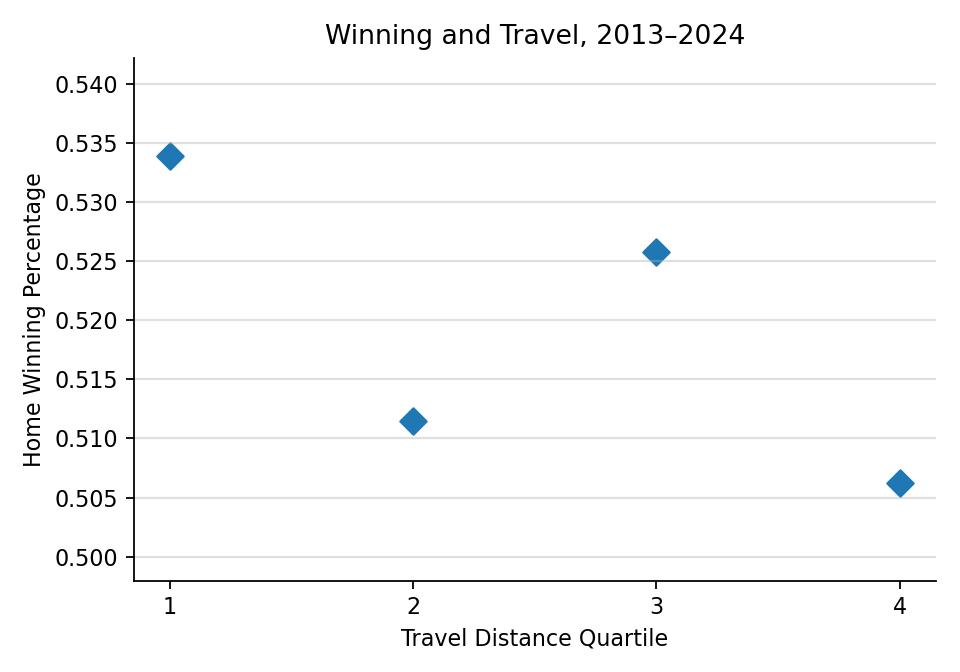

Here is the Python script that generated this plot:
# winning_vs_travel_2013_2024.py
# Produces: winning_vs_travel_quartiles_2013_2024.csv and winning_vs_travel_2013_2024.png

import pandas as pd
import numpy as np
from pathlib import Path
import matplotlib.pyplot as plt

# ---------------- CONFIG ----------------
# Adjust paths if your repo layout differs
PROJECT_ROOT = Path(__file__).resolve().parent
DATA_FOLDER  = PROJECT_ROOT / "data" / "out"       # expects data/out/<YEAR>/games.csv
RESULTS_CSV  = PROJECT_ROOT / "results_by_game.csv"  # built from box scores
START_YEAR, END_YEAR = 2013, 2024

OUT_CSV = PROJECT_ROOT / "winning_vs_travel_quartiles_2013_2024.csv"
OUT_PNG = PROJECT_ROOT / "winning_vs_travel_2013_2024.png"

# ---------------- HELPERS ----------------
def haversine(lat1, lon1, lat2, lon2):
    R = 6371.0
    phi1, phi2 = np.radians(lat1), np.radians(lat2)
    dphi = np.radians(lat2 - lat1)
    dlambda = np.radians(lon2 - lon1)
    a = np.sin(dphi/2.0)**2 + np.cos(phi1)*np.cos(phi2)*np.sin(dlambda/2.0)**2
    c = 2 * np.arctan2(np.sqrt(a), np.sqrt(1-a))
    return R * c

# Approx stadium/city lat/lon by Retrosheet team code
team_coords = {
    "ARI": (33.4484, -112.0740), "ATL": (33.7490, -84.3880),  "BAL": (39.2904, -76.6122),
    "BOS": (42.3601, -71.0589),  "CHN": (41.8781, -87.6298),  "CHA": (41.8781, -87.6298),
    "CIN": (39.1031, -84.5120),  "CLE": (41.4993, -81.6944),  "COL": (39.7392, -104.9903),
    "DET": (42.3314, -83.0458),  "FLA": (25.7617, -80.1918),  "MIA": (25.7617, -80.1918),
    "HOU": (29.7604, -95.3698),  "KCA": (39.0997, -94.5786),  "ANA": (33.8366, -117.9143),
    "LAA": (33.8366, -117.9143), "LAN": (34.0522, -118.2437), "MIL": (43.0389, -87.9065),
    "MIN": (44.9778, -93.2650),  "MON": (45.5089, -73.5542),  "NYN": (40.7128, -74.0060),
    "NYA": (40.7128, -74.0060),  "OAK": (37.8044, -122.2711), "PHI": (39.9526, -75.1652),
    "PIT": (40.4406, -79.9959),  "SDN": (32.7157, -117.1611), "SEA": (47.6062, -122.3321),
    "SFN": (37.7749, -122.4194), "SLN": (38.6270, -90.1994),  "TBA": (27.9506, -82.4572),
    "TEX": (32.7555, -97.3308),  "TOR": (43.6532, -79.3832),  "WAS": (38.9072, -77.0369),
}

def load_games_for_year(year: int) -> pd.DataFrame:
    """Load and normalize a year's games.csv."""
    fp = DATA_FOLDER / str(year) / "games.csv"
    if not fp.exists():
        return pd.DataFrame()
    g = pd.read_csv(fp, low_memory=False)
    g = g.rename(columns=str.lower)
    # normalize required columns
    if "number" not in g.columns:
        g["number"] = 1
    if "site" not in g.columns and "park" in g.columns:
        g["site"] = g["park"]
    if "site" not in g.columns:
        g["site"] = g["hometeam"]
    g["date"] = pd.to_datetime(g["date"], errors="coerce")
    keep = [c for c in ["game_id","date","hometeam","visteam","site","number"] if c in g.columns]
    g = g[keep].dropna(subset=["date"])
    return g

def compute_visitor_travel(games: pd.DataFrame) -> pd.DataFrame:
    """Distance the visitor traveled into each game from their previous game location."""
    games = games.copy().sort_values(["visteam","date","number"])
    last_loc = {}
    dists = []
    for _, r in games.iterrows():
        v = r["visteam"]; home = r["hometeam"]
        if home not in team_coords or v not in team_coords:
            dists.append(np.nan); continue
        dest = team_coords[home]
        if v in last_loc:
            d = haversine(*last_loc[v], *dest)
        else:
            d = np.nan
        dists.append(d)
        last_loc[v] = dest
    games["visitor_travel_km"] = dists
    return games

def flag_series_openers(g: pd.DataFrame) -> pd.DataFrame:
    """Mark first game of a home series vs a given visitor at a park."""
    g = g.copy().sort_values(["hometeam","visteam","site","date","number"])
    is_open = []
    prev_key = None; prev_date = None
    for _, r in g.iterrows():
        key = (r["hometeam"], r["visteam"], r["site"])
        if key != prev_key:
            is_open.append(True)
        else:
            gap = (r["date"] - prev_date).days if pd.notna(prev_date) else 999
            is_open.append(gap > 1)
        prev_key = key; prev_date = r["date"]
    g["is_series_opener"] = is_open
    return g

# ---------------- MAIN ----------------
def main():
    # Load all seasons
    frames = []
    for y in range(START_YEAR, END_YEAR + 1):
        gy = load_games_for_year(y)
        if not gy.empty:
            frames.append(gy)
    if not frames:
        raise SystemExit(f"No games found between {START_YEAR}-{END_YEAR} under {DATA_FOLDER}")

    games = pd.concat(frames, ignore_index=True)

    # Merge in final scores -> filter valid decisions -> home_win
    if not RESULTS_CSV.exists():
        raise SystemExit(f"Missing {RESULTS_CSV}. Build it from box scores first.")
    results = pd.read_csv(RESULTS_CSV)

    need_cols = {"game_id","home_final","visitor_final"}
    if need_cols - set(results.columns):
        raise SystemExit("results_by_game.csv must have columns: game_id, home_final, visitor_final")

    games = games.merge(results[list(need_cols)], on="game_id", how="left")

    # keep only games with an actual decision (no 0–0 placeholders)
    games = games[(games["home_final"].fillna(-1) >= 0) &
                (games["visitor_final"].fillna(-1) >= 0) &
                ((games["home_final"] + games["visitor_final"]) > 0)].copy()

    games["home_win"] = (games["home_final"] > games["visitor_final"]).astype(int)
    
    # Compute travel & flag series openers, then filter
    games = compute_visitor_travel(games)
    games = flag_series_openers(games)
    openers = games.query("is_series_opener == True").dropna(subset=["visitor_travel_km"]).copy()


    # Quartiles over the era
    openers["travel_quartile"] = pd.qcut(openers["visitor_travel_km"], 4, labels=[1,2,3,4])

    # Aggregate: home win% by quartile
    summary = (
        openers.groupby("travel_quartile", observed=True)["home_win"]
        .mean()
        .rename("home_win_pct")
        .reset_index()
    )
    summary["home_win_pct"] = summary["home_win_pct"].astype(float)

    # Save CSV
    summary.to_csv(OUT_CSV, index=False)

    # Plot
    fig, ax = plt.subplots(figsize=(6, 4.2), dpi=160)

    # diamond markers ('D'); you can tweak s for size if you like (e.g., s=70)
    ax.scatter(
        summary["travel_quartile"].astype(int),
        summary["home_win_pct"],
        marker="D",  # ◇ diamond
        s=70
    )

    ax.set_xticks([1, 2, 3, 4])
    ax.set_xlabel("Travel Distance Quartile")
    ax.set_ylabel("Home Winning Percentage")
    ax.set_title("Winning and Travel, 2013–2024")

    # data-driven y-limits with small padding
    mn, mx = summary["home_win_pct"].min(), summary["home_win_pct"].max()
    pad = max(0.005, (mx - mn) * 0.3)
    ax.set_ylim(mn - pad, mx + pad)

    # make it look like your example: horizontal gridlines only
    ax.grid(True, axis="y", linewidth=1, alpha=0.4)
    ax.grid(False, axis="x")

    # optional: cleaner frame (like Excel charts)
    ax.spines["top"].set_visible(False)
    ax.spines["right"].set_visible(False)

    fig.tight_layout()
    fig.savefig(OUT_PNG)
    print(f"[OK] Wrote {OUT_CSV}")
    print(f"[OK] Saved plot {OUT_PNG}")



if __name__ == "__main__":
    main()
